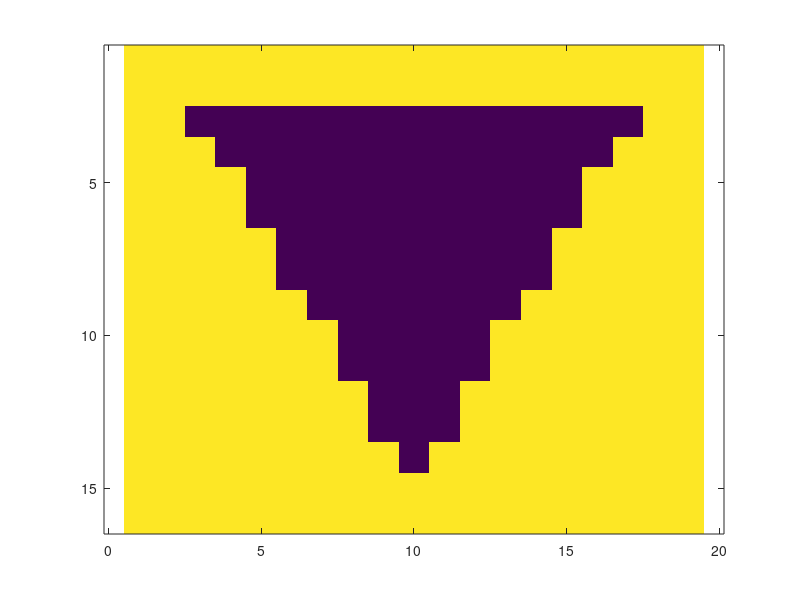

Here is the MATLAB script that generated this plot: (Note: this script raises an error after producing the figure.)
% =========================================================================
% Rigorous Coupled Wave Analysis
% =========================================================================
% Author: Ziwei Zhu
% Reference: http://emlab.utep.edu/ee5390cem.htm
% =========================================================================

% define materials
mu_ref = 1.0;
eps_ref = 2.0;
mu_r = 1.0;
eps_r = 6.0;
mu_trn = 1.0;
eps_trn = 9.0;

% define geometries

% simulation region
Cx = 0.0; % cm
Cy = 0.0; % cm
Lx = 1.75; % cm
Ly = 1.50; % cm

% thickness
d1 = 0.50; % cm
d2 = 0.30; % cm

% hole size of layer 1
w = 0.8 * Lx;


% define source
lambda0 = 2.0; % cm
k0  = 2.0 * pi / lambda0; % cm^-1
theta_src = pi / 4.0; % arc
phi_src = pi / 4.0; % arc


n_inc = sqrt(eps_ref / mu_ref);
k_inc = n_inc * [ sin(theta_src) * cos(phi_src);
    sin(theta_src) * sin(phi_src);
    cos(theta_src)];


% grid parameters
Ny = 16;
Nx = ceil((Lx / Ly) * Ny);
dx = Lx / Nx;
dy = Ly / Ny;

% build the geometry of the device
ER = ones(Nx, Ny, 2);
UR = ones(Nx, Ny, 2);

% build device for layer 1
for i  = 1 : Nx
    for j = 1 : Ny
        x = Cx - 0.5 * Lx + (i - 0.5) * dx;
        y = Cy - 0.5 * Ly + (j - 0.5) * dy;
        
        if (y <= sqrt(3) * x + sqrt(3) / 4 * w && ...
            y <= -sqrt(3) * x + sqrt(3) / 4 * w && ...
            y >= -sqrt(3) / 4 * w)
            ER(i, j, 1) = eps_ref;
            UR(i, j, 1) = mu_ref;
        else
            ER(i, j, 1) = eps_r;
            UR(i, j, 1) = mu_r;
        end
    end
end

imagesc(ER(:, :, 1)');
axis equal tight;

% build device for layer 2
ER(:, :, 2) = eps_r;
UR(:, :, 2) = mu_r;

% calculate the corresponding convolution matrix;

% number of harmonics
P = ceil(7 * Lx / lambda0);
if mod(P, 2) == 0
    P = P + 1; 
end
    
Q = ceil(7 * Ly / lambda0);
if mod(Q, 2) == 0
    Q = Q + 1;
end

ERC = zeros(P*Q, P*Q, 2);
URC = zeros(P*Q, P*Q, 2);

ERC(:, :, 1) = convmat(ER(:, :, 1), P, Q);
ERC(:, :, 2) = convmat(ER(:, :, 2), P, Q);

URC(:, :, 1) = convmat(UR(:, :, 1), P, Q);
URC(:, :, 2) = convmat(UR(:, :, 2), P, Q);


%%%%%%%%%%%%%%%%%%%%%%%%%%%%%%%%%%%%%%%%%%%%%%%%%%%%%%%%%%%%%%%%%%%%%%%%%%
% Main RCWA routines
%%%%%%%%%%%%%%%%%%%%%%%%%%%%%%%%%%%%%%%%%%%%%%%%%%%%%%%%%%%%%%%%%%%%%%%%%%

% setup wave number matrices
wavenumber = struct;
wavenumber.M = floor(P / 2);
wavenumber.N = floor(Q / 2);
wavenumber.m = -wavenumber.M : wavenumber.M;
wavenumber.n = -wavenumber.N : wavenumber.N;

kxm = k_inc(1) - 2 * pi * wavenumber.m / k0 / Lx;
kyn = k_inc(2) - 2 * pi * wavenumber.n / k0 / Ly;

[Kyn, Kxm] = meshgrid(kyn, kxm);

Kz_ref = -sqrt(mu_ref' * eps_ref' - Kxm.^2 - Kyn.^2)';
Kz_trn = sqrt(mu_trn' * eps_trn' - Kxm.^2 - Kyn.^2)';

KX = diag(sparse(Kxm(:)));
KY = diag(sparse(Kyn(:)));
KZ_ref = diag(sparse(Kz_ref(:)));
KZ_trn = diag(sparse(Kz_trn(:)));

% compute eigen modes of free space




